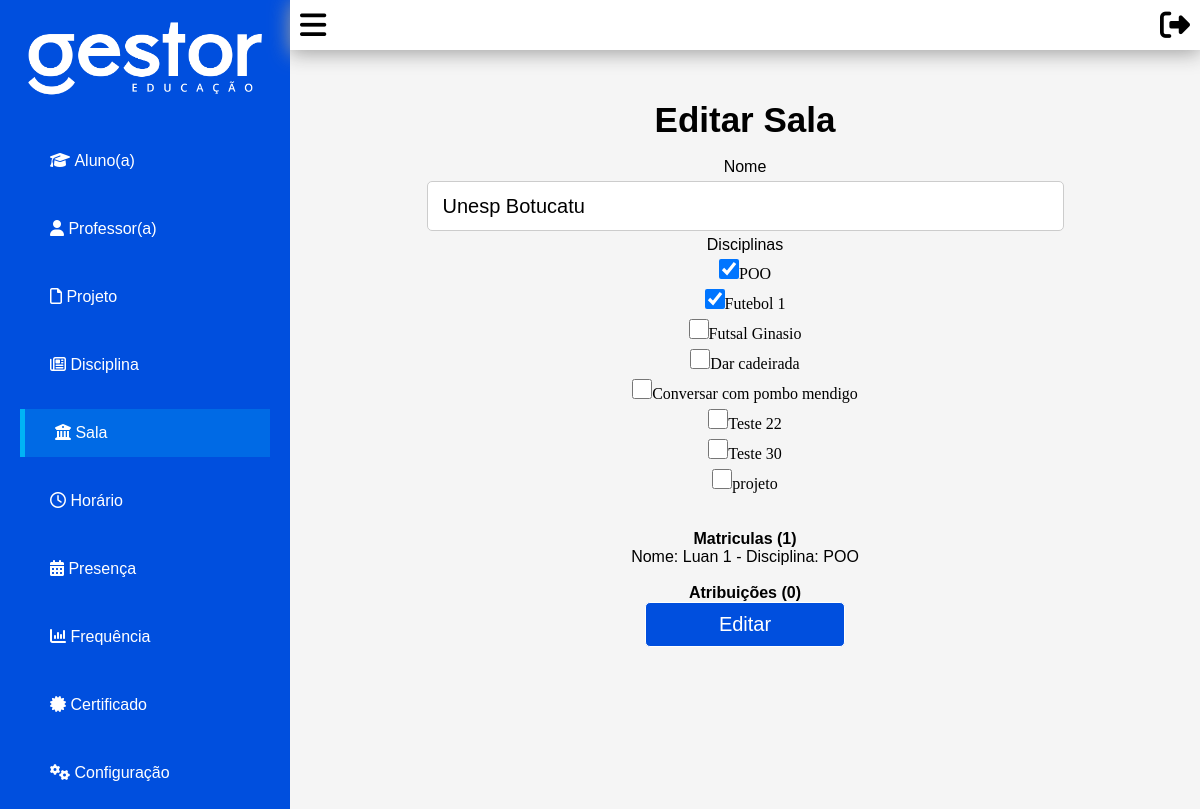
/sala/editar?id=11, run on the app's committed database.
### tables this page shows
CREATE TABLE `disciplina` (
  `id` int NOT NULL,
  `nome` varchar(255) NOT NULL
);

CREATE TABLE `usuario_sala_disciplina` (
  `id` int NOT NULL,
  `cod_usuario` int NOT NULL,
  `cod_sala` int NOT NULL,
  `cod_disciplina` int NOT NULL
);

CREATE TABLE `usuario` (
  `id` int NOT NULL,
  `nome` varchar(255) NOT NULL,
  `data_nascimento` date DEFAULT NULL,
  `rg` varchar(9) DEFAULT NULL,
  `cpf` bigint DEFAULT NULL,
  `rua` varchar(255) DEFAULT NULL,
  `numero` int DEFAULT NULL,
  `bairro` varchar(255) DEFAULT NULL,
  `cidade` varchar(255) DEFAULT NULL,
  `estado` varchar(255) DEFAULT NULL,
  `telefone` bigint DEFAULT NULL,
  `email` varchar(255) DEFAULT NULL,
  `senha` varchar(255) DEFAULT NULL,
  `data_inscricao` varchar(255) NOT NULL
);

### core/autoload.php (called while the page is built, shortened)
<?php
spl_autoload_register(function ($className) {
    $projectRoot = dirname(__DIR__);
    $baseDirs = [
        $projectRoot . '/core/router/',
        $projectRoot . '/core/controller/',
        $projectRoot . '/core/database/',
        $projectRoot . '/src/controller/',
        $projectRoot . '/src/model/',
    ];
    foreach ($baseDirs as $baseDir) {
        $file = $baseDir . $className . '.php';
        if (file_exists($file)) {
            return;
        }
    }
    throw new Exception("Classe '{$className}' não encontrada no autoload.");
});

### core/database/Connection.php (called while the page is built, shortened)
<?php
class Connection
{
    private $bd;
    public function __construct()
    {
        $this->username = $_ENV['DATABASE_USERNAME'];
        $this->password = $_ENV['DATABASE_PASSWORD'];
        $this->host     = $_ENV['DATABASE_HOST'];
        $this->port     = $_ENV['DATABASE_PORT'];
        $this->dataBase = $_ENV['DATABASE_NAME'];
        try {
            $this->bd = new PDO('mysql:host=' . $this->host . ';port=' . $this->port . ';dbname=' . $this->dataBase, $this->username, $this->password);
            $this->bd->setAttribute(PDO::ATTR_ERRMODE, PDO::ERRMODE_EXCEPTION);
        } catch (PDOException $err) {
            die('Database connection failed: ' . $err->getMessage());
        }
    }
    public function getConnection(): PDO
    {
        return $this->bd;
    }
}

### core/database/Model.php (called while the page is built, shortened)
<?php
class Model
{
    protected $connection;
    protected $table;
    public function __construct()
    {
        $Connection = new Connection;
        $this->connection = $Connection->getConnection();
    }
    function readFirst($conditions = [])
    {
        $query = "SELECT * FROM {$this->table}";
        if (!empty($conditions)) {
            $where = implode(' AND ', array_map(fn($column) => "{$column} = :{$column}", array_keys($conditions)));
            $query .= " WHERE {$where}";
        }
        $sql = $this->connection->prepare($query);
        $sql->execute($conditions);
        return $sql->fetch(PDO::FETCH_ASSOC);
    }
    function read($conditions = [])
    {
        $query = "SELECT * FROM {$this->table}";
        $sql = $this->connection->prepare($query);
        $sql->execute($conditions);
        return $sql->fetchAll(PDO::FETCH_ASSOC);
    }
}

### src/controller/SalaController.php (called while the page is built, shortened)
<?php
    class SalaController extends Controller{
        function buscar($post){
            $Sala = new Sala();
            $buscarSala = $Sala->readFirst([
                'id' => $post['id']
            ]);
            $SalaDisciplina = new SalaDisciplina();
            $SalaDisciplina->cod_sala = $post['id'];
            $disciplinas = $SalaDisciplina->buscar();
            $buscarSala['disciplinas'] = $disciplinas;
            $Matricula = new Matricula();
            $Matricula->cod_sala = $post['id'];
            $matriculas = $Matricula->buscar();
            $buscarSala['matriculas'] = $matriculas;
            $Atribuicao = new Atribuicao();
            $Atribuicao->cod_sala = $post['id'];
            $atribuicoes = $Atribuicao->buscar();
            $buscarSala['atribuicoes'] = $atribuicoes;
            if(!empty($buscarSala)){
                return json_encode([
                    "access" => true,
                    "sala" => $buscarSala,
                ]);
            } else {
                return json_encode([
                    "access" => false,
                    "message" => "Sala não encontrado"
                ]);
            }
        }
    }
?>

### src/model/SalaDisciplina.php (called while the page is built, shortened)
<?php
    class SalaDisciplina extends Model{
        public $cod_sala;
        function buscar(){
            $sql = "
                SELECT disciplina.id as cod_disciplina, disciplina.nome as nome_disciplina
                FROM sala_disciplina
                INNER JOIN disciplina ON sala_disciplina.cod_disciplina = disciplina.id
                WHERE cod_sala = :cod_sala
            ";
            $buscar = $this->connection->prepare($sql);
            $buscar->execute([
                ':cod_sala' => $this->cod_sala
            ]);
            return $buscar->fetchAll(PDO::FETCH_ASSOC);
        }
    }
?>

### src/model/Matricula.php (called while the page is built, shortened)
<?php
    class Matricula extends Model{
        public $cod_sala;
        function buscar(){
            $sql = "
                SELECT
                    usuario_sala_disciplina.id as matricula,
                    usuario.*,
                    usuario_sala_disciplina.cod_sala,
                    sala.nome as nome_sala,
                    usuario_sala_disciplina.cod_disciplina,
                    disciplina.nome as nome_disciplina
                FROM
                    usuario_sala_disciplina
                INNER JOIN usuario ON usuario_sala_disciplina.cod_usuario = usuario.id
                INNER JOIN sala ON usuario_sala_disciplina.cod_sala = sala.id
                INNER JOIN disciplina ON usuario_sala_disciplina.cod_disciplina = disciplina.id
            ";
            $conditions = [];
            $params = [];
            if ($this->cod_sala) {
                $conditions[] = "usuario_sala_disciplina.cod_sala = :cod_sala";
                $params[':cod_sala'] = $this->cod_sala;
            }
            if (!empty($conditions)) {
                $sql .= " WHERE " . implode(" AND ", $conditions);
            }
            $buscar = $this->connection->prepare($sql);
            $buscar->execute($params);
            $matriculas = $buscar->fetchAll(PDO::FETCH_ASSOC);
            return $matriculas;
        }
    }
?>

### src/model/Atribuicao.php (called while the page is built, shortened)
<?php
    class Atribuicao extends Model{
        protected $table = 'atribuicao';
        public $cod_sala;
        function buscar(){
            $sql = "
                SELECT
                    ". $this->table .".id as atribuicao,
                    usuario.*,
                    ". $this->table .".cod_sala,
                    sala.nome as nome_sala,
                    ". $this->table .".cod_disciplina,
                    disciplina.nome as nome_disciplina
                FROM
                    ". $this->table ."
                INNER JOIN usuario ON ". $this->table .".cod_usuario = usuario.id
                INNER JOIN sala ON ". $this->table .".cod_sala = sala.id
                INNER JOIN disciplina ON ". $this->table .".cod_disciplina = disciplina.id
            ";
            if ($this->cod_sala) {
                $sql .= "WHERE cod_sala = ". $this->cod_sala;
            }
            $buscar = $this->connection->prepare($sql);
            $buscar->execute();
            $atribuicoes = $buscar->fetchAll(PDO::FETCH_ASSOC);
            return $atribuicoes;
        }
    }
?>

### src/controller/DisciplinaController.php (called while the page is built, shortened)
<?php
    class DisciplinaController extends Controller{
        function buscarTodos(){
            $Disciplina = new Disciplina();
            $Disciplinas = $Disciplina->read();
            return json_encode([
                "access" => true,
                "disciplinas" => $Disciplinas
            ]);
        }
    }
?>

### public/view/sala/editar.php (the view, shortened to what this page needs)
<head>
    <link href="/public/view/sala/styles.css" rel="stylesheet">
</head>
<?php include_once($_SERVER['DOCUMENT_ROOT'].'/public/head.php')?>
<div class="grid-content grid-container">
    <?php include_once($_SERVER['DOCUMENT_ROOT'].'/public/menu.php')?>
    <div class="grid-item-content">
		<?php include_once($_SERVER['DOCUMENT_ROOT'].'/public/top.php')?>
		<label class="title">Editar Sala</label>
		<br>
		<br>
		<?php
			$SalaController = new SalaController();
			$SalaController = json_decode($SalaController->buscar(['id' => $_GET['id']]));
			$sala = $SalaController->sala;
		?>
		<form id="editar">
			<label>Nome</label>
			<input class='input' name="nome" id="nome" value="<?php echo $sala->nome?>">
			<label>Disciplinas</label>
            <br>
            <?php
				$sala_disciplinas = [];
				foreach ($sala->disciplinas as $sala_disciplina) {
					$sala_disciplinas[] = $sala_disciplina->cod_disciplina;
				}
                $DisciplinaController = new DisciplinaController();
                $disciplinas = json_decode($DisciplinaController->buscarTodos())->disciplinas;
            ?>
            <div id='gruposTodos'>
                <?php foreach ($disciplinas as $disciplina) { ?>
					<input
						type='checkbox'
						class="checkbox"
						id="disciplinas"
						name="disciplinas"
						data-cod_disciplina="<?php echo $disciplina->id ?>"
						<?php echo in_array($disciplina->id, $sala_disciplinas) ? "checked" : "" ?>
					><?php echo $disciplina->nome ?>
					<br>
                <?php } ?>
            </div>
            <br>
			<label><b>Matriculas <?php echo "(".count($sala->matriculas).")"?></b></label>
			<?php foreach($sala->matriculas as $matricula) {?>
				<div id='listaUsurios'>
					<label>Nome: <?php echo $matricula->nome ?> - Disciplina: <?php echo $matricula->nome_disciplina ?></label><br>
				</div>
			<?php } ?>
			<br>
			<label><b>Atribuições <?php echo "(".count($sala->atribuicoes).")"?></b></label>
			<br>
			<input class='button editar' type="submit" value="Editar">
		</form>
</div>

### public/css/global.css (style rules this page uses)
* { margin: 0; padding:0; }
.title { font-weight: bold; }
.input { border-radius: 5px; margin-top: 5px; margin-bottom: 5px; width: 70%; height: 50px; border: solid 1px #ccc ; font-size: 20px; padding-left: 15px; padding-right: 15px; }
.checkbox { border-radius: 5px; margin-top: 5px; margin-bottom: 5px; height: 20px; width: 20px; border: solid 1px #ccc ; }
.button { background-color: #004fde; color:#ffffff; border: solid 1px #ffffff; border-radius: 5px; font-size: 20px; padding: 10px; padding-left: 15px; padding-right: 15px; width: 200px; }
.grid-item-content { text-align: center; }
a, p, label, option, input, td, tr { font-family:Arial, Helvetica, sans-serif; }
@media (min-width: 800px) { .grid-container { display: grid; grid-template-columns: 290px auto ; height: 100%; } }
@media (min-width: 800px) { .title { font-size: 35px; } }

### data on the page
disciplina: disciplinas "☑", nome "Futebol 1"
disciplina: nome "Futsal Ginasio"
disciplina: nome "Dar cadeirada"
disciplina: nome "Conversar com pombo mendigo"
disciplina: nome "Teste 22"
disciplina: nome "Teste 30"
disciplina: nome "projeto"
usuario_sala_disciplina: cod_usuario.nome "Luan 1", cod_disciplina.nome "POO"

### other printed values
$disciplina->nome "POO"
count($sala->matriculas) "1"
count($sala->atribuicoes) "0"
